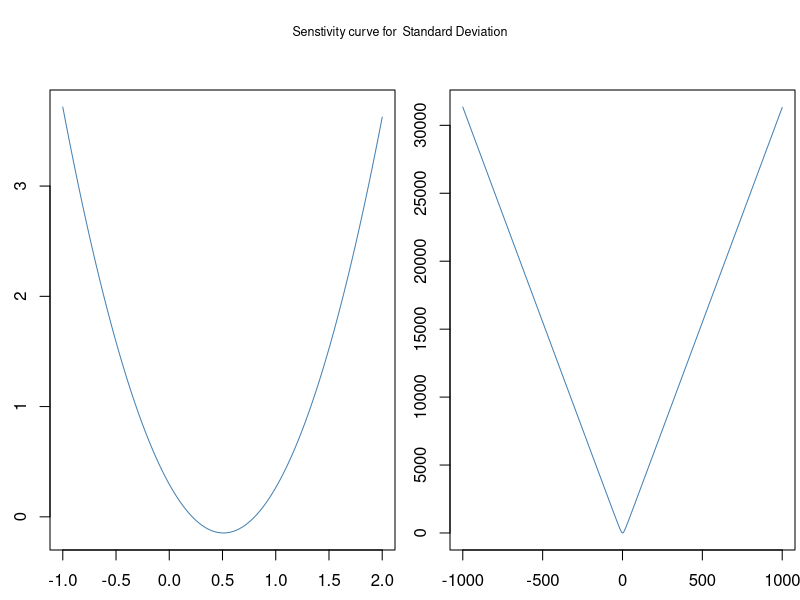

This figure's R source:
# STAT341 Explicit Attributes 
# Exercise 2.2.4: Plotting sensitivity curves
# Using the given population:
N <- 1000
set.seed(341)
y.pop <- runif(N)

# for the following attributes, plot the sensitivity curves over the 
# ranges [-1, 2] & [-1000, 1000] and comment on each plot

sc <- function(y_pop, y, attr) {
  N <- length(y_pop) + 1
  sapply(y, function(y_new) {
    N * (attr(c(y_pop, y_new)) - attr(y_pop))
  })
}

plot_sc <- function(y_pop, attr, nam) {
  y1 <- seq(-1, 2, length.out = 1000)
  y2 <- seq(-1000, 1000, length.out = 1000)

  par(mfrow = c(1, 2), oma = c(0, 0, 2, 0), mar = 2.5 * c(1, 1, 1, 0.1))
  plot(y1, sc(y_pop, y1, attr), type = "l", col = "steelblue",
    xlab = "y", ylab = "SC(y)", main = ""
  )
  plot(y2, sc(y_pop, y2, attr), type = "l", col = "steelblue",
    xlab = "y", ylab = "SC(y)", main = ""
  )
  mtext(paste("Senstivity curve for ", nam), outer = TRUE, cex = 0.75)
}

# a) standard deviation
sdn <- function(y_pop) {
  N <- length(y_pop)
  sqrt(var(y_pop) * (N - 1) / N)
}
plot_sc(y.pop, attr = sdn, nam = "Standard Deviation")
